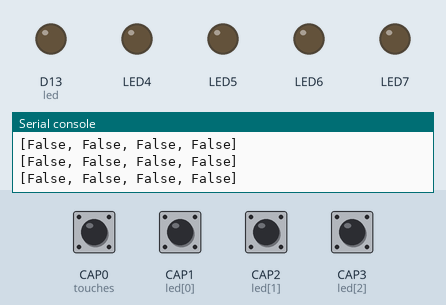
This program was run on a simulated CircuitPython board. Shown: output pins drawn as LEDs (lit = HIGH), the last lines printed to the serial console. Dashed ring = blinking. Inputs (shaded band) come from the test bench; at power-on: CAP0 (touches), CAP1 (led[0]), CAP2 (led[1]), CAP3 (led[2]) LOW. USB keyboard and mouse output is not drawn; touch pads read as touched when driven HIGH.

Above: at 2.2 s.
2.3 s: CAP1 (led[0]) pulled HIGH for 0.15 s
At 3.3 s:
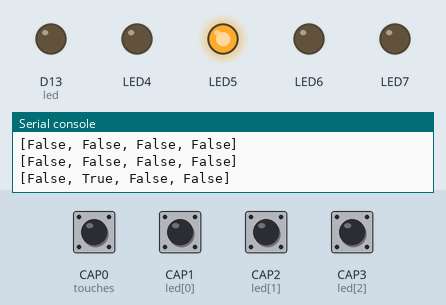
3.9 s: CAP2 (led[1]) pulled HIGH for 0.15 s
At 4.3 s:
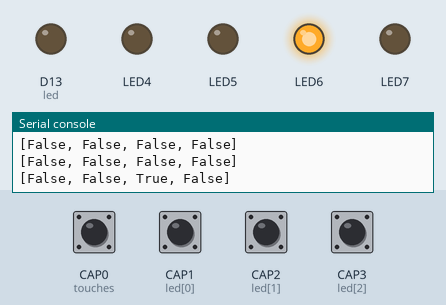
7.0 s: CAP3 (led[2]) pulled HIGH for 0.15 s
At 8.1 s:
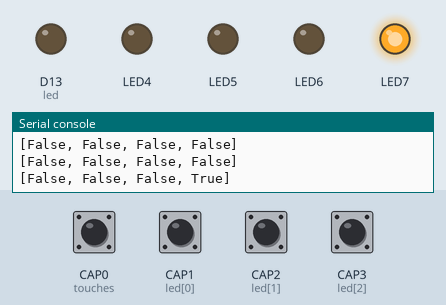
10.1 s: CAP0 (touches) pulled HIGH for 0.15 s
At 10.7 s:
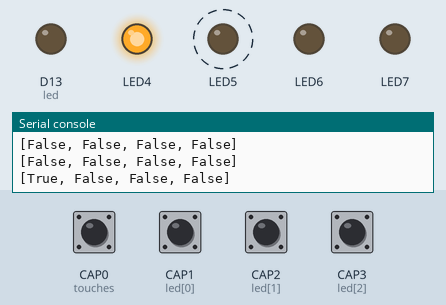
11.7 s: CAP0 (touches) pulled HIGH for 1 s
At 15.4 s:
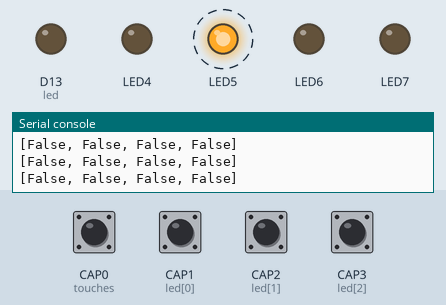
15.7 s: CAP1 (led[0]) pulled HIGH for 1 s
At 17.0 s:
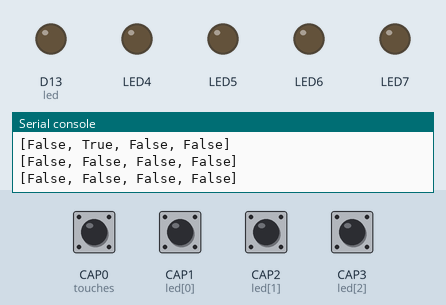
Timing chart, 0 to 18.7 s (numbered marks = the images above; inputs shaded):
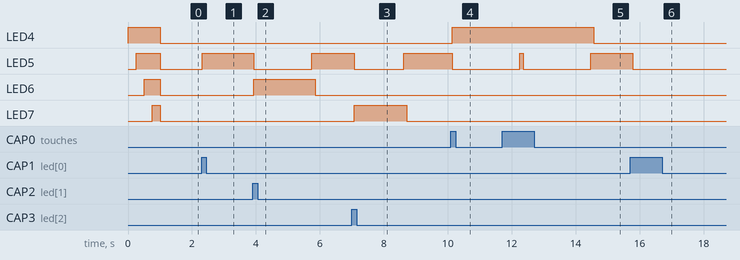

The program:

code.py
```python
# import os
import board
from digitalio import DigitalInOut, Direction
import time
import touchio

# Set this to True to turn the touchpads into a keyboard
ENABLE_KEYBOARD = True

WINDOWS = "W"
MAC = "M"
LINUX = "L"  # and Chrome OS

# Set your computer type to one of the above
OS = WINDOWS

# Used if we do HID output, see below
if ENABLE_KEYBOARD:
    import usb_hid
    from adafruit_hid.mouse import Mouse
    from adafruit_hid.keyboard import Keyboard
    from adafruit_hid.keycode import Keycode
    from adafruit_hid.keyboard_layout_us import KeyboardLayoutUS
    kbd = Keyboard(usb_hid.devices)
    layout = KeyboardLayoutUS(kbd)
    mouse = Mouse(usb_hid. devices)
#print(dir(board), os.uname()) # Print a little about ourselves

led = DigitalInOut(board.D13)
led.direction = Direction.OUTPUT

touches = [DigitalInOut(board.CAP0)]
for p in (board.CAP1, board.CAP2, board.CAP3):
    touches.append(touchio.TouchIn(p))

leds = []
for p in (board.LED4, board.LED5, board.LED6, board.LED7):
    led = DigitalInOut(p)
    led.direction = Direction.OUTPUT
    led.value = True
    time.sleep(0.25)
    leds.append(led)
for led in leds:
    led.value = False


cap_touches = [False, False, False, False]
jiggle = False
jigglePeriod = 300
jiggleLast = 0

def read_caps():
    t0_count = 0
    t0 = touches[0]
    t0.direction = Direction.OUTPUT
    t0.value = True
    t0.direction = Direction.INPUT
    # funky idea but we can 'diy' the one non-hardware captouch device by hand
    # by reading the drooping voltage on a tri-state pin.
    t0_count = t0.value + t0.value + t0.value + t0.value + t0.value + \
               t0.value + t0.value + t0.value + t0.value + t0.value + \
               t0.value + t0.value + t0.value + t0.value + t0.value
    cap_touches[0] = t0_count > 2
    cap_touches[1] = touches[1].raw_value > 3000
    cap_touches[2] = touches[2].raw_value > 3000
    cap_touches[3] = touches[3].raw_value > 3000
    return cap_touches

def type_alt_code(code):
    kbd.press(Keycode.ALT)
    for c in str(code):
        if c == '0':
            keycode = Keycode.KEYPAD_ZERO
        elif '1' <= c <= '9':
            keycode = Keycode.KEYPAD_ONE + ord(c) - ord('1')
        else:
            raise RuntimeError("Only number codes permitted!")
        kbd.press(keycode)
        kbd.release(keycode)
    kbd.release_all()

while True:
    caps = read_caps()
    print(caps)
    # light up the matching LED
    for i,c in enumerate(caps):
        leds[i].value = c
    if caps[0]:
        if ENABLE_KEYBOARD:
            kbd.send(0xE3) # Windows Key
            time.sleep(0.1)
            layout.write('https://www.youtube.com/watch?v=dQw4w9WgXcQ?autoplay=1&mute=1\n')
            time.sleep(1)
    if caps[1]:
        jiggle = not jiggle
        if not jiggle:
            leds[1].value = False
        if ENABLE_KEYBOARD:
            time.sleep(1)
    if caps[2]:
        if ENABLE_KEYBOARD:
            kbd.send(0xE3) # Windows Key
            time.sleep(0.1)
            layout.write('https://www.youtube.com/watch?v=dQw4w9WgXcQ\n')
            time.sleep(1)
    if caps[3]:
        if ENABLE_KEYBOARD:
            kbd.send(0xE3) # Windows Key
            time.sleep(0.1)
            layout.write('https://mhn.h-i-r.net/dash\n')
            time.sleep(1)

    # Mouse jiggler
    if jiggle:
        leds[1].value = True
        if time.monotonic() > jiggleLast + jigglePeriod:
            mouse.move(2, 0)
            time.sleep(0.1)
            mouse.move(-2, 0)
            jiggleLast = time.monotonic()
    else:
        leds[1].value = False

    time.sleep(0.1)
```

Measured:
- after the input at 2.3 s, LED5: LOW → HIGH at once
- after the input at 3.9 s, LED5: HIGH → LOW at once, → HIGH 1.8 s later; LED6: LOW → HIGH at once, → LOW 1.9 s later
- after the input at 7.0 s, LED5: HIGH → LOW after 0.07 s, → HIGH 1.5 s later; LED7: LOW → HIGH after 0.07 s, → LOW 1.6 s later
- after the input at 10.1 s, LED4: LOW → HIGH after 0.05 s; LED5: HIGH → LOW after 0.05 s
- after the input at 11.7 s, LED4: HIGH → LOW after 2.9 s instead of 0.66 s
- after the input at 15.7 s, LED5: HIGH → LOW after 0.09 s
